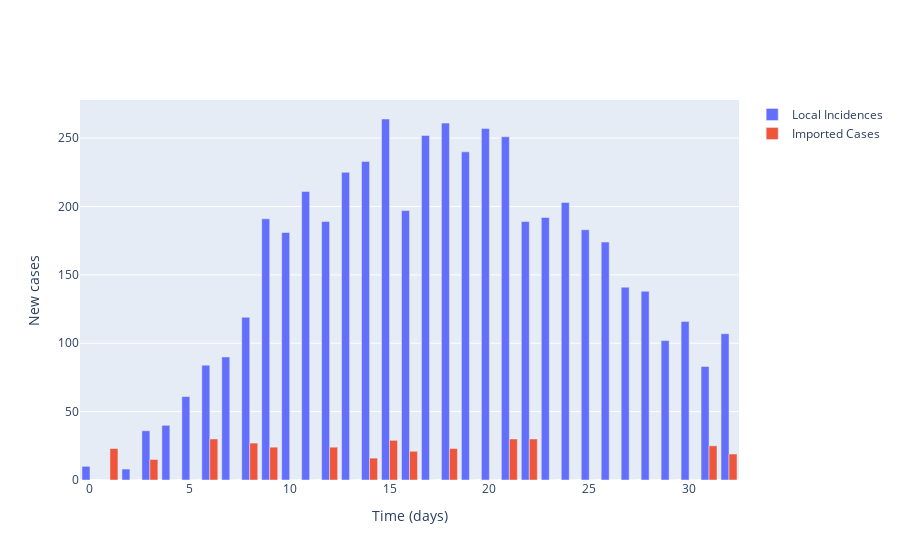

Source (notebook cell):
### Markdown cell above
### Plot the local and imported cases as a bar chart for visual comparison

### Code cell
# Plot (bar chart cases each day)
fig = go.Figure()

# Plot of incidences
fig.add_trace(
    go.Bar(
        x=times,
        y=locally_infected_cases,
        name='Local Incidences'
    )
)

fig.add_trace(
    go.Bar(
        x=start_times,
        y=imported_cases,
        name='Imported Cases'
    )
)

# Add axis labels
fig.update_layout(
    xaxis_title='Time (days)',
    yaxis_title='New cases'
)

fig.show()

### Figure 1 — Plotly figure (JSON) as saved in the notebook; plotly's stock layout.template omitted (floating-point values rounded to 4 significant figures)
{"data": [{"name": "Local Incidences", "type": "bar", "x": [0, 1, 2, 3, 4, 5, 6, 7, 8, 9, 10, 11, 12, 13, 14, 15, 16, 17, 18, 19, 20, 21, 22, 23, 24, 25, 26, 27, 28, 29, 30, 31, 32], "y": [10, 0, 8, 36, 40, 61, 84, 90, 119, 191, 181, 211, 189, 225, 233, 264, 197, 252, 261, 240, 257, 251, 189, 192, 203, 183, 174, 141, 138, 102, 116, 83, 107]}, {"name": "Imported Cases", "type": "bar", "x": [1, 2, 3, 4, 5, 6, 7, 8, 9, 10, 11, 12, 13, 14, 15, 16, 17, 18, 19, 20, 21, 22, 23, 24, 25, 26, 27, 28, 29, 30, 31, 32], "y": [23, 0, 15, 0, 0, 30, 0, 27, 24, 0, 0, 24, 0, 16, 29, 21, 0, 23, 0, 0, 30, 30, 0, 0, 0, 0, 0, 0, 0, 0, 25, 19]}], "layout": {"xaxis": {"title": {"text": "Time (days)"}}, "yaxis": {"title": {"text": "New cases"}}}}
